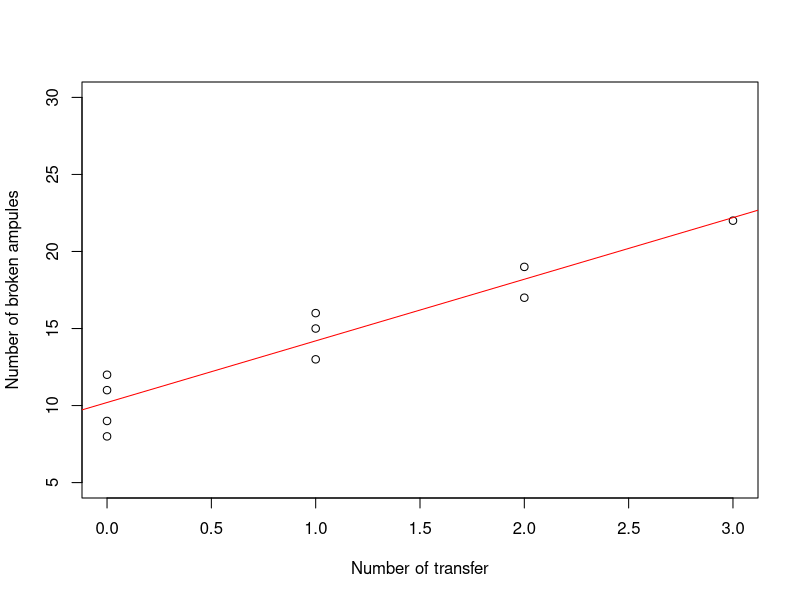

Here is the R script that generated this plot:
## ---- chunk 1
knitr::opts_chunk$set(
	error = FALSE,
	message = FALSE,
	warning = FALSE,
	echo = FALSE, # hide all R codes!!
	fig.width=5, fig.height=4,#set figure size
	fig.align='center',#center plot
	options(knitr.kable.NA = ''), #do not print NA in knitr table
	tidy = FALSE #add line breaks in R codes
)
## ---- chunk 2
#use results="hide" to hide the unimportant output.
X = c(1,0,2,0,3,1,0,1,2,0)
Y = c(16, 9, 17, 12, 22, 13, 8, 15, 19, 11)
n = length(X)
fit=lm(Y~X)
coef=fit$coefficients
b0hat = coef[1]
b1hat = coef[2]
b0hat
b1hat
## ---- chunk 3
#Fitted line
plot(X,Y,ylim=c(5,30),xlab = "Number of transfer",ylab = "Number of broken ampules")
abline(fit, col="red")
